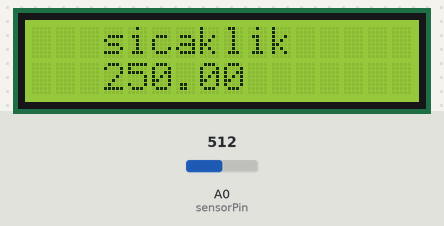
The sketch below on a simulated Arduino Uno, built with avr-gcc and run on an emulated ATmega328P. Parts: 16×2 character LCD. The test bench sets the inputs (shaded band); at power-on: A0 (sensorPin) = 512.

Above: at 1.2 s.
1.3 s: A0 (sensorPin) set to 716
At 2.1 s:
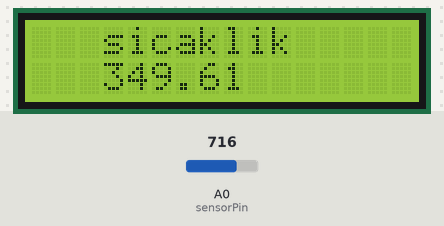
2.8 s: A0 (sensorPin) set to 900
At 3.1 s:
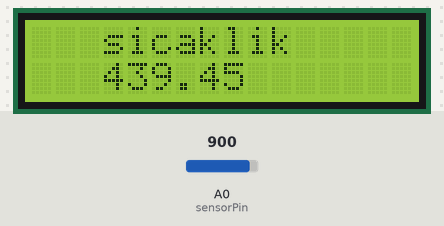
4.3 s: A0 (sensorPin) set to 1023
At 4.7 s:
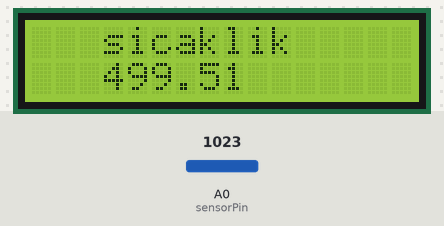
Timing chart, 0 to 7.3 s (numbered marks = the images above; inputs shaded):
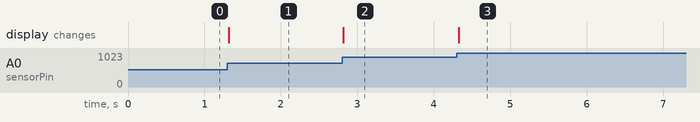

The sketch:

thermometer.ino
```cpp
#include <LiquidCrystal_I2C.h>
#include <Wire.h>
int sensorPin=A0;
int sensorDeger=0;
float gerilim =0;
float sicaklik=0;
LiquidCrystal_I2C lcd(0x27,16,2);
void setup() {
  lcd.init();
  lcd.backlight();
}

void loop() {
  sensorDeger=analogRead(sensorPin);
  gerilim=(sensorDeger/1024.0)*5000.0;
  sicaklik=gerilim/10.0;
  lcd.setCursor(3,0);
  lcd.print("sicaklik");
  lcd.setCursor(3,1);
  lcd.print(sicaklik);
  }
```

Measured:
- after the input at 1.3 s, the display: changes at once (image 1)
- after the input at 2.8 s, the display: changes at once (image 2)
- after the input at 4.3 s, the display: changes at once (image 3)
